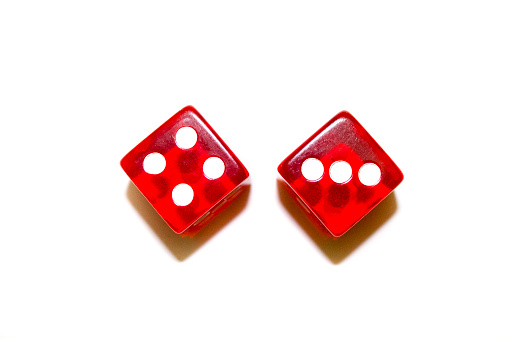
#> input picture lesson7/1.jpg, 509 x 339 px, found by its file name
$ python tamrin2.py
#> lines starting #> are read from the running program, lines starting #| are printed output that depends on the picture
import cv2
img = cv2.imread("1.jpg", 0)
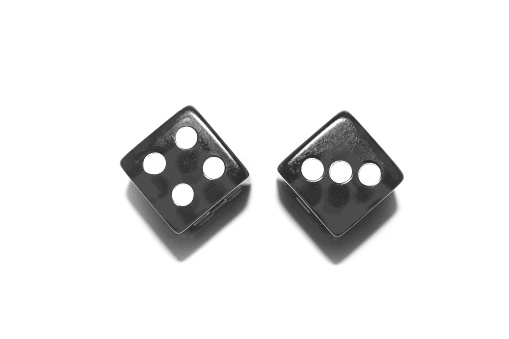
#> img: shape (339, 509); min 34, max 255, mean 232.8

treshold = 180
height, width = img.shape
#> height = 339; width = 509
for i in range(height):
    for j in range(width):
        img[i, j] = 255 - img[i, j]
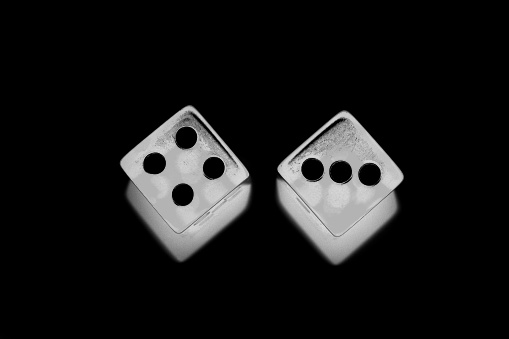
#> img: shape (339, 509); min 0, max 221, mean 22.2


img =cv2.resize(img,(600, 600))
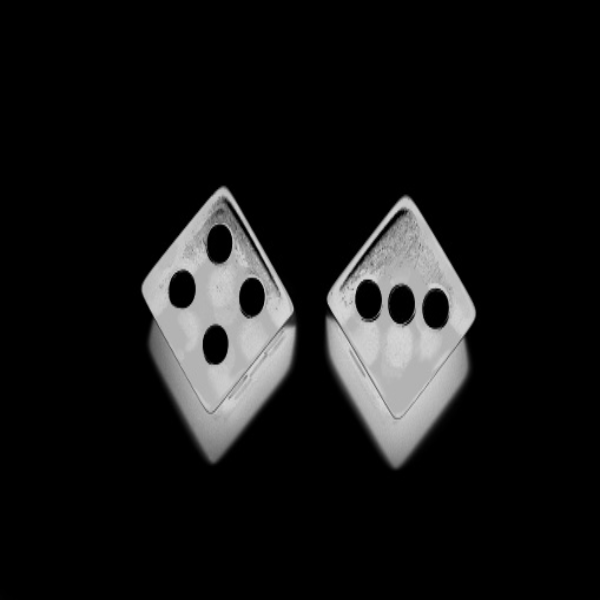
#> img: shape (600, 600); min 0, max 216, mean 22.2
cv2.imshow("output", img)
cv2.waitKey()

$ run again, with lesson7/0.jpg copied over lesson7/1.jpg
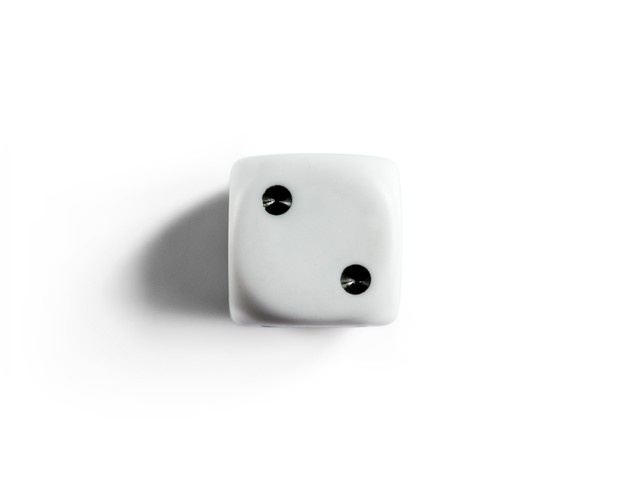
#> input picture lesson7/0.jpg, 626 x 478 px, found by its file name
#> after the loop `for i in range(height):`:
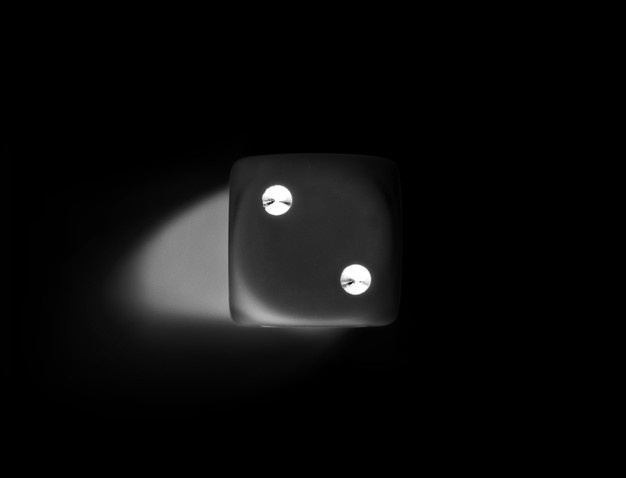
#> img: shape (478, 626); min 0, max 255, mean 11.1
#> `img =cv2.resize(img,(600, 600))`:
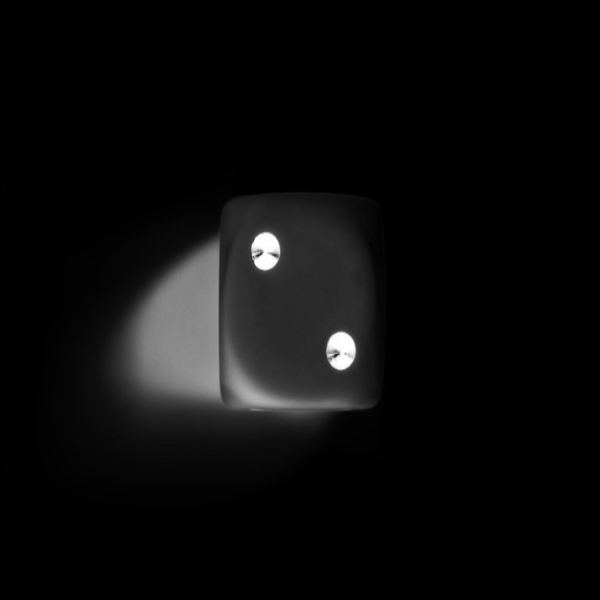
#> img: shape (600, 600); min 0, max 255, mean 11.1

$ run again, with lesson7/2.jpg copied over lesson7/1.jpg
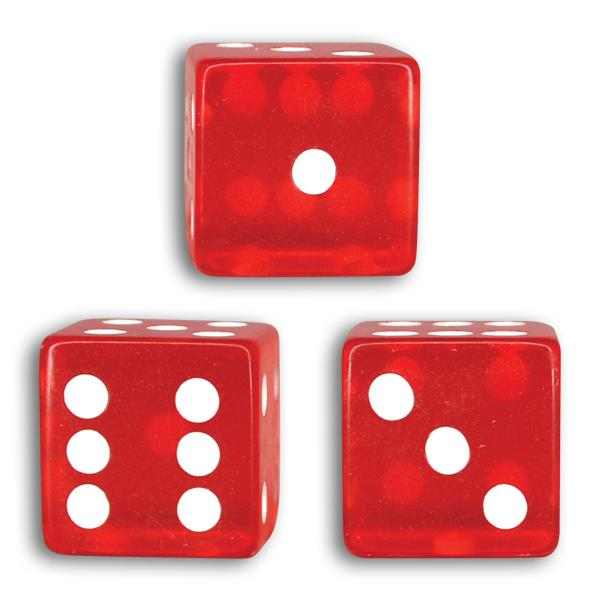
#> input picture lesson7/2.jpg, 600 x 600 px, found by its file name
#> `img = cv2.imread("1.jpg", 0)`:
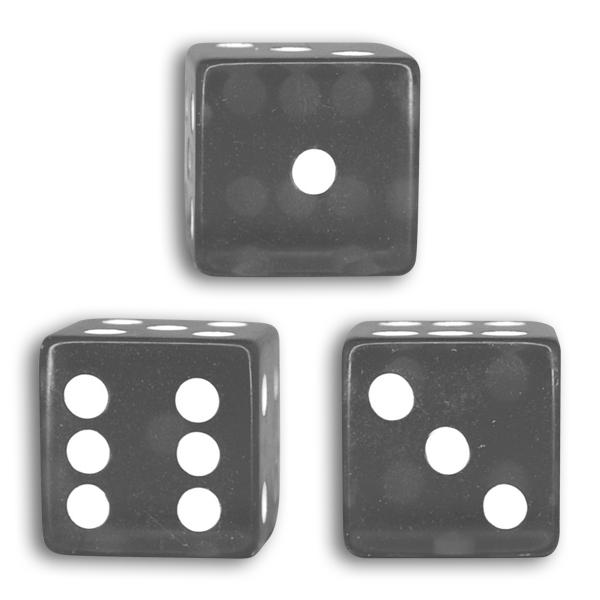
#> img: shape (600, 600); min 57, max 255, mean 186
#> after the loop `for i in range(height):`:
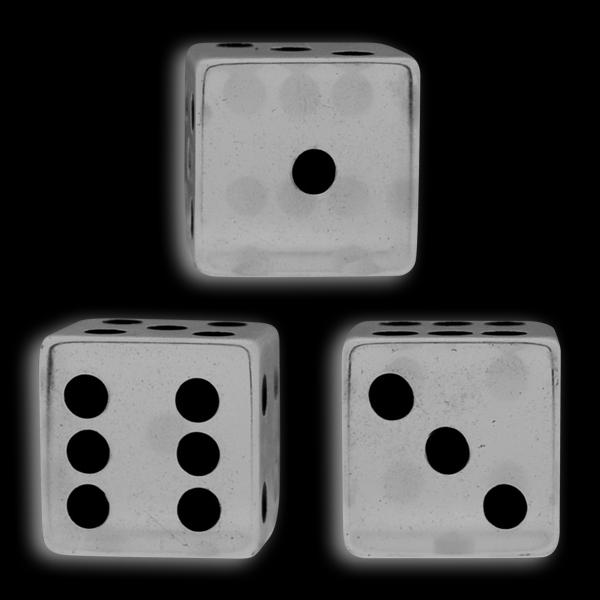
#> img: shape (600, 600); min 0, max 198, mean 69

$ run again, with lesson7/3.jpg copied over lesson7/1.jpg
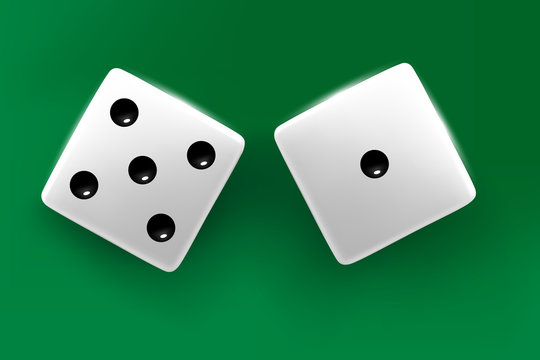
#> input picture lesson7/3.jpg, 540 x 360 px, found by its file name
#> after the loop `for i in range(height):`:
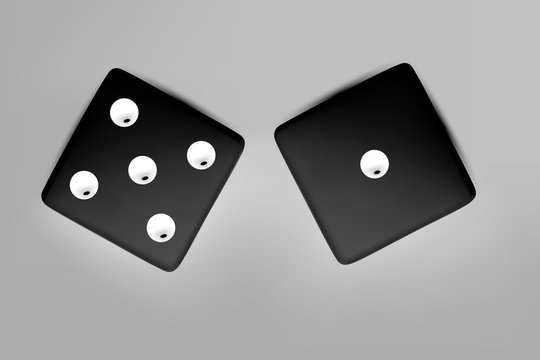
#> img: shape (360, 540); min 0, max 255, mean 149.7
#> `img =cv2.resize(img,(600, 600))`:
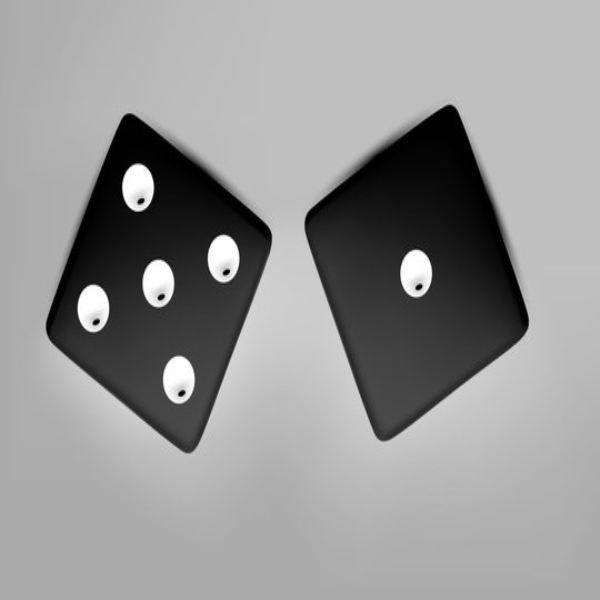
#> img: shape (600, 600); min 0, max 255, mean 149.6
